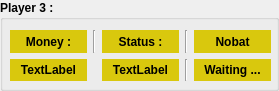
   <widget class="QGroupBox" name="groupBox_player3">
    <property name="geometry">
     <rect>
      <x>1500</x>
      <y>290</y>
      <width>279</width>
      <height>91</height>
     </rect>
    </property>
    <property name="font">
     <font>
      <pointsize>9</pointsize>
      <weight>75</weight>
      <bold>true</bold>
     </font>
    </property>
    <property name="title">
     <string>Player 3 :</string>
    </property>
    <widget class="QWidget" name="gridLayoutWidget_9">
     <property name="geometry">
      <rect>
       <x>10</x>
       <y>30</y>
       <width>261</width>
       <height>51</height>
      </rect>
     </property>
     <layout class="QGridLayout" name="gridLayout_9">
      <item row="1" column="4">
       <widget class="QLabel" name="label_nobat3">
        <property name="styleSheet">
         <string notr="true">background-color:rgb(217, 200, 13)</string>
        </property>
        <property name="text">
         <string>Waiting ...</string>
        </property>
        <property name="alignment">
         <set>Qt::AlignCenter</set>
        </property>
       </widget>
      </item>
      <item row="1" column="2">
       <widget class="QLabel" name="label_status_player3">
        <property name="styleSheet">
         <string notr="true">background-color:rgb(217, 200, 13)</string>
        </property>
        <property name="text">
         <string>TextLabel</string>
        </property>
        <property name="alignment">
         <set>Qt::AlignCenter</set>
        </property>
       </widget>
      </item>
      <item row="1" column="0">
       <widget class="QLabel" name="label_money_player3">
        <property name="styleSheet">
         <string notr="true">background-color:rgb(217, 200, 13)</string>
        </property>
        <property name="text">
         <string>TextLabel</string>
        </property>
        <property name="alignment">
         <set>Qt::AlignCenter</set>
        </property>
       </widget>
      </item>
      <item row="0" column="2">
       <widget class="QLabel" name="label_46">
        <property name="font">
         <font>
          <pointsize>9</pointsize>
         </font>
        </property>
        <property name="styleSheet">
         <string notr="true">background-color:rgb(217, 200, 13)</string>
        </property>
        <property name="text">
         <string>Status :</string>
        </property>
        <property name="alignment">
         <set>Qt::AlignCenter</set>
        </property>
       </widget>
      </item>
      <item row="0" column="4">
       <widget class="QLabel" name="label_67">
        <property name="font">
         <font>
          <pointsize>9</pointsize>
         </font>
        </property>
        <property name="styleSheet">
         <string notr="true">background-color:rgb(217, 200, 13)</string>
        </property>
        <property name="text">
         <string>Nobat</string>
        </property>
        <property name="alignment">
         <set>Qt::AlignCenter</set>
        </property>
       </widget>
      </item>
      <item row="0" column="3">
       <widget class="Line" name="line_42">
        <property name="orientation">
         <enum>Qt::Vertical</enum>
        </property>
       </widget>
      </item>
      <item row="0" column="1">
       <widget class="Line" name="line_41">
        <property name="orientation">
         <enum>Qt::Vertical</enum>
        </property>
       </widget>
      </item>
      <item row="1" column="3">
       <widget class="Line" name="line_43">
        <property name="orientation">
         <enum>Qt::Vertical</enum>
        </property>
       </widget>
      </item>
      <item row="0" column="0">
       <widget class="QLabel" name="label_45">
        <property name="font">
         <font>
          <pointsize>9</pointsize>
         </font>
        </property>
        <property name="styleSheet">
         <string notr="true">background-color:rgb(217, 200, 13)</string>
        </property>
        <property name="text">
         <string>Money :</string>
        </property>
        <property name="alignment">
         <set>Qt::AlignCenter</set>
        </property>
       </widget>
      </item>
     </layout>
    </widget>
   </widget>
